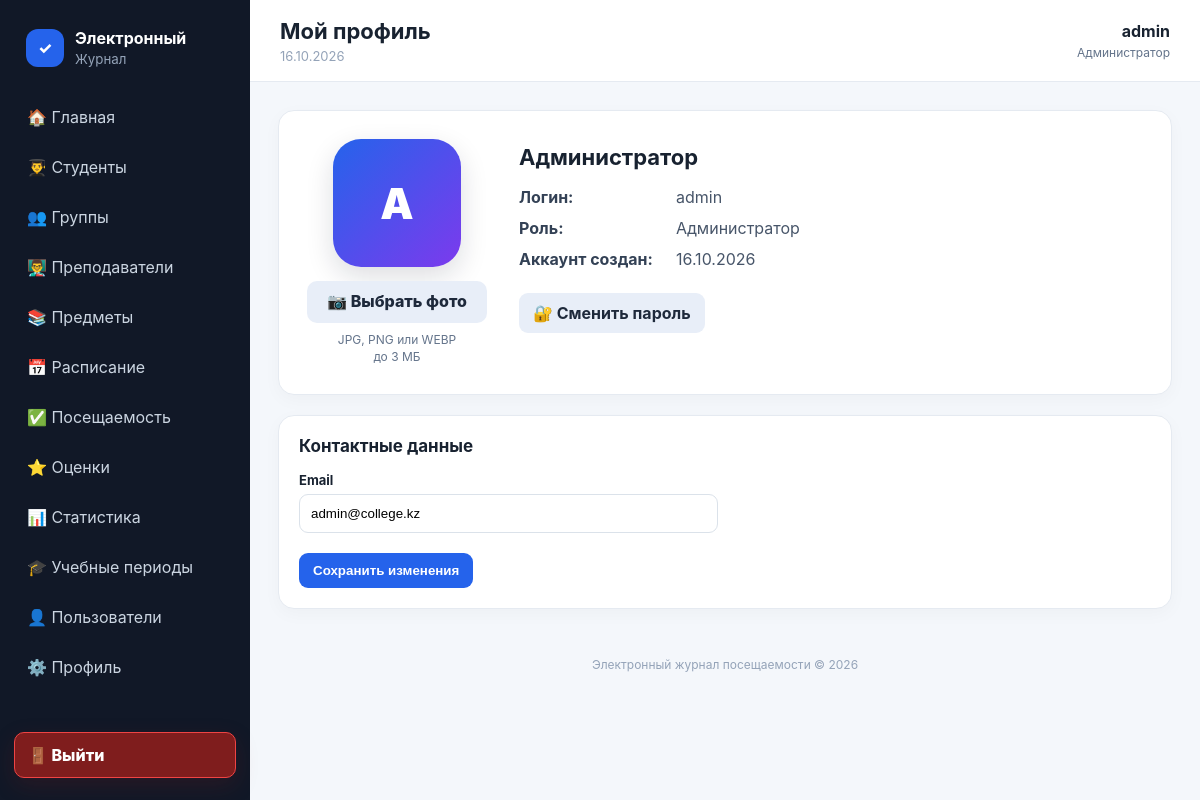
Screenshot of /admin/profile.php (signed in) with the database file from the repository.
### tables this page shows
CREATE TABLE users (
 id INT AUTO_INCREMENT PRIMARY KEY,
 login VARCHAR(100) NOT NULL UNIQUE,
 email VARCHAR(150) DEFAULT '',
 avatar VARCHAR(255) DEFAULT '',
 password VARCHAR(255) NOT NULL,
 role ENUM('admin','teacher','student') NOT NULL,
 status ENUM('active','blocked') NOT NULL DEFAULT 'active',
 created_at TIMESTAMP DEFAULT CURRENT_TIMESTAMP
);

### admin/profile.php (called while the page is built)
<?php
require_once "../config/database.php"; require_once "../includes/auth.php"; require_role("admin");
include "../includes/profile_page.php";

### includes/profile_page.php (the view, shortened to what this page needs)
<?php
$userId=(int)$_SESSION['user']['id'];
$role=$_SESSION['user']['role'];
if($role==='student'){
    $q=$pdo->prepare("SELECT st.*,g.name group_name,g.specialty,g.course,u.login,u.email user_email,u.avatar,u.created_at FROM students st JOIN groups g ON g.id=st.group_id JOIN users u ON u.id=st.user_id WHERE st.user_id=?");
}elseif($role==='teacher'){
    $q=$pdo->prepare("SELECT t.*,u.login,u.email user_email,u.avatar,u.created_at FROM teachers t JOIN users u ON u.id=t.user_id WHERE t.user_id=?");
}else{
    $q=$pdo->prepare("SELECT id,login,email user_email,avatar,created_at FROM users WHERE id=?");
}
$q->execute([$userId]);$profile=$q->fetch()?:[];
$fullName='Администратор';
$sourceName=$fullName?:($_SESSION['user']['login']??'U'); $initial=function_exists('mb_substr')?mb_strtoupper(mb_substr($sourceName,0,1,'UTF-8'),'UTF-8'):strtoupper(substr($sourceName,0,1));
$page_title='Мой профиль'; include '../includes/header.php';
?>
<div class="panel user-profile-v3">
  <div class="user-profile-v3__left">
    <?php if(!empty($profile['avatar'])): ?>
      <img class="user-profile-v3__photo" src="../<?=htmlspecialchars($profile['avatar'])?>" alt="Фото профиля">
    <?php else: ?>
      <div class="user-profile-v3__avatar"><?=htmlspecialchars($initial)?></div>
    <?php endif; ?>
    <form method="post" enctype="multipart/form-data" class="user-profile-v3__upload">
      <label class="user-profile-v3__upload-btn" for="profileAvatarInput">📷 Выбрать фото</label>
      <small>JPG, PNG или WEBP<br>до 3 МБ</small>
    </form>
  </div>
  <div class="user-profile-v3__info">
    <h2><?=htmlspecialchars($fullName)?></h2>
    <div class="user-profile-v3__rows">
      <p class="user-profile-v3__row"><b>Логин:</b><span class="user-profile-v3__value"><?=htmlspecialchars($profile['login']??$_SESSION['user']['login'])?></span></p>
      <p class="user-profile-v3__row"><b>Роль:</b><span class="user-profile-v3__value"><?=htmlspecialchars(['admin'=>'Администратор','teacher'=>'Преподаватель','student'=>'Студент'][$role]??$role)?></span></p>
      <p class="user-profile-v3__row"><b>Аккаунт создан:</b><span class="user-profile-v3__value"><?=!empty($profile['created_at'])?date('d.m.Y',strtotime($profile['created_at'])):'—'?></span></p>
    </div>
    <div class="user-profile-v3__actions">
      <a class="btn secondary" href="change_password.php">🔐 Сменить пароль</a>
    </div>
  </div>
</div>
<div class="panel profile-contact-v3">
  <h2>Контактные данные</h2>
  <form method="post">
    <div class="form-grid">
      <div class="form-group">
        <label>Email</label>
        <input type="email" name="email" value="<?=htmlspecialchars($profile['user_email']??$profile['email']??'')?>" placeholder="name@example.com">
      </div>
    </div>
    <br>
    <button class="btn" type="submit">Сохранить изменения</button>
  </form>
</div>
<?php include '../includes/footer.php'; ?>

### includes/header.php (shortened to what this page needs)
<?php
$user = $_SESSION['user'] ?? null;
$roleLabels = ['admin'=>'Администратор','teacher'=>'Преподаватель','student'=>'Студент'];$academicPeriod='';try{$academicPeriod=$pdo->query("SELECT CONCAT(a.name,' · ',COALESCE(s.name,'')) FROM academic_years a LEFT JOIN semesters s ON s.academic_year_id=a.id AND s.is_active=1 WHERE a.is_active=1 LIMIT 1")->fetchColumn()?:'';}catch(Throwable $e){}
?>
<!doctype html>
<html lang="ru">
<head>
<link rel="stylesheet" href="../assets/css/style.css?v=<?= @filemtime(__DIR__.'/../assets/css/style.css') ?: time() ?>">
</head>
<body>
<div class="app">
<aside class="sidebar" id="sidebar">
  <div class="brand"><span class="brand-mark">✓</span><div><b>Электронный</b><small>Журнал</small></div></div>
  <nav>
    <?php if (($user['role'] ?? '') === 'admin'): ?>
      <a href="dashboard.php">🏠 Главная</a>
      <a href="students.php">👨‍🎓 Студенты</a>
      <a href="groups.php">👥 Группы</a>
      <a href="teachers.php">👨‍🏫 Преподаватели</a>
      <a href="subjects.php">📚 Предметы</a>
      <a href="lessons.php">📅 Расписание</a>
      <a href="attendance.php">✅ Посещаемость</a>
      <a href="grades.php">⭐ Оценки</a>
      <a href="statistics.php">📊 Статистика</a>
      <a href="academic.php">🎓 Учебные периоды</a>
      <a href="users.php">👤 Пользователи</a>
      <a href="profile.php">⚙️ Профиль</a>
    <?php endif; ?>
  </nav>
  <button class="logout logout-btn" type="button" onclick="openLogoutModal()">🚪 Выйти</button>
</aside>
<main class="main">
<header class="topbar">
  <div>
    <h1><?= htmlspecialchars($page_title ?? "Электронный журнал") ?></h1>
    <p><?= date("d.m.Y") ?><?php if($academicPeriod): ?> · <span class="academic-period"><?=htmlspecialchars($academicPeriod)?></span><?php endif; ?></p>
  </div>
  <a class="profile profile-link" href="profile.php"><span><?= htmlspecialchars($user['login'] ?? '') ?></span><em><?= htmlspecialchars($roleLabels[$user['role'] ?? ''] ?? '') ?></em></a>
</header>
<section class="content">

### assets/css/style.css (style rules this page uses)
* { box-sizing:border-box }
body { margin:0;font-family:Inter,Segoe UI,Arial,sans-serif;background:#f4f7fb;color:#182230 }
a { text-decoration:none;color:inherit }
.app { display:flex;min-height:100vh }
.sidebar { width:250px;background:#111827;color:#cbd5e1;padding:22px 14px;display:flex;flex-direction:column;position:fixed;inset:0 auto 0 0;z-index:20 }
.brand { display:flex;gap:11px;align-items:center;padding:6px 12px 28px;color:#fff }
.brand-mark { width:38px;height:38px;border-radius:12px;background:#2563eb;display:grid;place-items:center;font-weight:800 }
.brand b,.brand small { display:block }
.brand small { color:#94a3b8;margin-top:3px }
.sidebar nav { display:grid;gap:6px }
.sidebar nav a,.logout { padding:12px 13px;border-radius:10px;transition:.2s }
.logout { margin-top:auto;color:#fca5a5 }
.main { margin-left:250px;flex:1;min-width:0 }
.topbar { height:82px;background:#fff;border-bottom:1px solid #e5eaf1;display:flex;align-items:center;gap:18px;padding:0 30px;position:sticky;top:0;z-index:10 }
.topbar h1 { font-size:22px;margin:0 }
.topbar p { margin:4px 0 0;color:#94a3b8;font-size:13px }
.profile { margin-left:auto;text-align:right }
.profile span { display:block;font-weight:700 }
.profile em { font-size:12px;color:#64748b;font-style:normal }
.content { padding:28px;max-width:1500px;margin:auto }
.panel { background:#fff;border:1px solid #e5eaf1;border-radius:16px;padding:20px;box-shadow:0 5px 18px #0f172a08 }
.panel h2 { margin:0 0 16px;font-size:17px }
.btn { border:0;background:#2563eb;color:white;padding:10px 14px;border-radius:9px;cursor:pointer;font-weight:700;display:inline-block }
.btn.secondary { background:#e8eef8;color:#1e293b }
.form-grid { display:grid;grid-template-columns:repeat(2,1fr);gap:14px }
.form-group label { display:block;font-size:13px;font-weight:700;margin-bottom:6px }
.form-group input,.form-group select,.form-group textarea { width:100%;padding:11px;border:1px solid #dbe2ea;border-radius:9px;background:#fff }
.logout-btn { width:100%;border:1px solid #ef4444;background:#7f1d1d;color:#fff;font:inherit;text-align:left;cursor:pointer;font-weight:800;box-shadow:0 8px 22px #7f1d1d35 }
.profile-link { text-decoration:none;color:inherit }

### rows the page displays
users: login "admin", login "Администратор", created_at "16.10.2026", email "admin@college.kz"

### other values shown
$page_title "Мой профиль"
$initial "А"
$fullName "Администратор"
